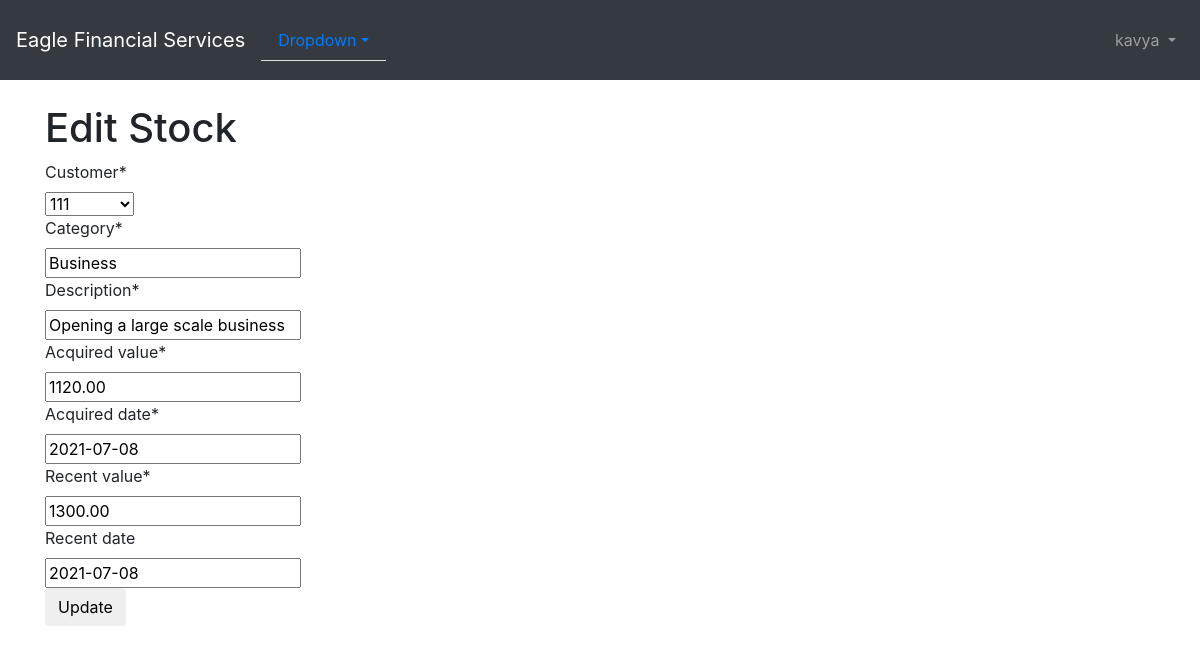
Screenshot of /investment/1/edit/ (signed in) with the database file from the repository.
### efsusers/models.py (models this page shows, shortened)
class CustomUser(AbstractUser):
    first_name = models.CharField(max_length=20)
    last_name = models.CharField(max_length=20)
    email = models.EmailField(max_length=25)
    is_customer = models.BooleanField('customer', default=True)
    is_FinancialAdvisor = models.BooleanField('FinancialAdvisor', default=False,
                                              help_text='check it if you want to sign up as Financial Advisor')

### portfolio/models.py (models this page shows, shortened)
class Investment(models.Model):
    customer = models.ForeignKey(Customer, on_delete=models.CASCADE, related_name='investments')
    category = models.CharField(max_length=50)
    description = models.CharField(max_length=200)
    acquired_value = models.DecimalField(max_digits=10, decimal_places=2)
    acquired_date = models.DateField(default=timezone.now)
    recent_value = models.DecimalField(max_digits=10, decimal_places=2)
    recent_date = models.DateField(default=timezone.now, blank=True, null=True)

### portfolio/views.py (the view)
# urls.py: path('investment/<int:pk>/edit/', views.investment_edit, name = 'investment_edit'),
@user_passes_test(lambda user: user.is_superuser or user.is_FinancialAdvisor)
@login_required
def investment_edit(request, pk):
    investment = get_object_or_404(Investment, pk=pk)
    if request.method == 'POST':
        form = InvestmentForm(request.POST, instance=investment)
        if form.is_valid():
            investmentform = form.save(commit=False)
            investmentform.save()
            messages.success(request, f'Your Customer has been updated')
            return redirect('/investment_list/')
    else:
        investmentform = InvestmentForm(instance=investment)
        return render(request, 'portfolio/investment_edit.html', {'investmentform': investmentform})

### portfolio/forms.py
class InvestmentForm(forms.ModelForm):
    class Meta:
        model = Investment
        fields = ('customer','category', 'description', 'acquired_value', 'acquired_date', 'recent_value','recent_date')

### portfolio/models.py (called while the page is built)
    def __str__(self):
        return str(self.cust_number)

### portfolio/templates/portfolio/investment_edit.html
{% extends 'portfolio/base.html' %}
{% load crispy_forms_tags %}
{% block content %}
    <h1>Edit Stock</h1>
    <form method="POST" class="customer-form">{% csrf_token %}
        {{ investmentform|crispy }}
        <button type="submit" class="save btn btn-default">Update</button>
    </form>
{% endblock %}

### portfolio/templates/portfolio/base.html (shortened to what this page needs)
<html lang="en">
  <head>
    <link rel="stylesheet" href="https://stackpath.bootstrapcdn.com/bootstrap/4.1.3/css/bootstrap.min.css">
  </head>
    <body>
    <nav class="navbar navbar-expand-md navbar-dark bg-dark mb-4" style=" height: 80px;">
      <a class="navbar-brand" href="{% url 'portfolio:home' %}">Eagle Financial Services</a>
        <ul class="nav nav-tabs" id="myTab" role="tablist">
         <li class="nav-item dropdown">
              <a class="nav-link dropdown-toggle" data-toggle="dropdown" href="#" role="button" aria-haspopup="true" aria-expanded="false">Dropdown</a>
        </li>
        </ul>
      <div class="collapse navbar-collapse" id="navbarCollapse">
        {% if user.is_authenticated %}
          <ul class="navbar-nav ml-auto">
            <li class="nav-item">
              <a class="nav-link dropdown-toggle" href="#" id="userMenu"\
              data-toggle="dropdown" aria-haspopup="true" aria-expanded\
              ="false">
                {{ user.username }}
              </a>
            </li>
          </ul>
        {% endif %}
      </div>
    </nav>
    <div class="container">
      {% block content %}
      {% endblock content %}
    </div>
  </body>
</html>

### rows the page displays
CustomUser: username "kavya"
Investment: customer "111", category "Business", description "Opening a large scale business", acquired_value "1120.00", acquired_date "2021-07-08", recent_value "1300.00", recent_date "2021-07-08"
